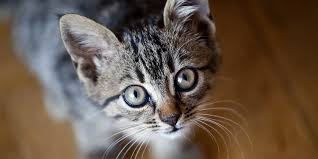
#> input picture python/opencv/cat.jpeg, 318 x 159 px
$ python mask.py --image cat.jpeg
#> lines starting #> are read from the running program, lines starting #| are printed output that depends on the picture; after the words box and inside, x2 and y2 are one past the last pixel; in counts of white or black regions, pixels touching at a corner belong together
import numpy as np
import cv2
import argparse

#This is parsing the image
# fetching the arguments and save in dictionary
ap = argparse.ArgumentParser() #parse command line arguments
ap.add_argument("-i", "--image", required = True, help="Path to the image") #pass image from command line labelled as argument "-image"
args = vars(ap.parse_args()) #parse the arguments and store them in a dictionary

# loading and converting the image into numpy array
# printing the corresponding values
image = cv2.imread(args["image"])
#> image is the input picture: shape (159, 318, 3); mean B, G, R 75.4, 88.7, 105

#Showing the original image
cv2.imshow("This is original of the image", image)
#showtime
cv2.waitKey(0)

#Rectangular mask
#Create numpyarray (i.e canvas) which is filled with zeros with exact width and height of image
mask = np.zeros(image.shape[:2], dtype="uint8") #canvas filled with zero; zero i.e fill with black
(cX, cY) = (image.shape[1]//2, image.shape[0]//2) #centerpoint
#> cX = 159; cY = 79
cv2.rectangle(mask, (cX-50, cY-50), (cX+50, cY+50), 255, -1) # ..(mask, startingpoint(from midpoint), endingpoint(from midpoint), 255 i.ewhite color, filled)
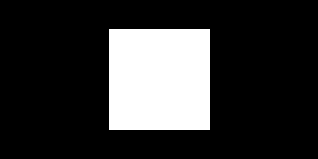
#> mask: shape (159, 318); 20.2% white; 1 white region, box (x1, y1, x2, y2) and area: (109, 29, 210, 130) 10201
#showing
cv2.imshow("Rectangular Masking", mask)
#showtime
cv2.waitKey(0)

masked = cv2.bitwise_and(image, image, mask=mask)
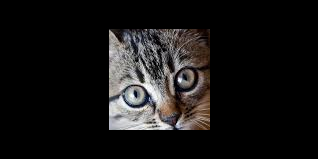
#> masked: shape (159, 318, 3); mean B, G, R 20.8, 21.2, 22.5
#showing
cv2.imshow("Rectangular Masking image now", masked)
#showtime
cv2.waitKey(0)

#Circular mask
#Create numpyarray (i.e canvas) which is filled with zeros with exact width and height of image
mask = np.zeros(image.shape[:2], dtype="uint8") #canvas filled with zero
(cX, cY) = (image.shape[1]//2, image.shape[0]//2) #centerpoint
cv2.circle(mask, (cX, cY), 50, 255, -1) # ..(mask, startingpoint(from midpoint), radius, white color, filled)
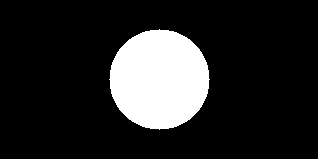
#> mask: shape (159, 318); 15.5% white; 1 white region, box (x1, y1, x2, y2) and area: (109, 29, 210, 130) 7845
#showing
cv2.imshow("Circular Masking", mask)
#showtime
cv2.waitKey(0)

masked = cv2.bitwise_and(image, image, mask=mask)
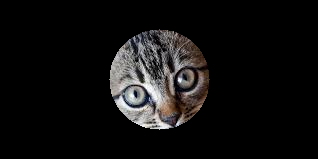
#> masked: shape (159, 318, 3); mean B, G, R 16, 16.2, 17.1
#showing
cv2.imshow("Circular Masking image now", masked)
#showtime
cv2.waitKey(0)

$ run again, on python/opencv/cing.jpg
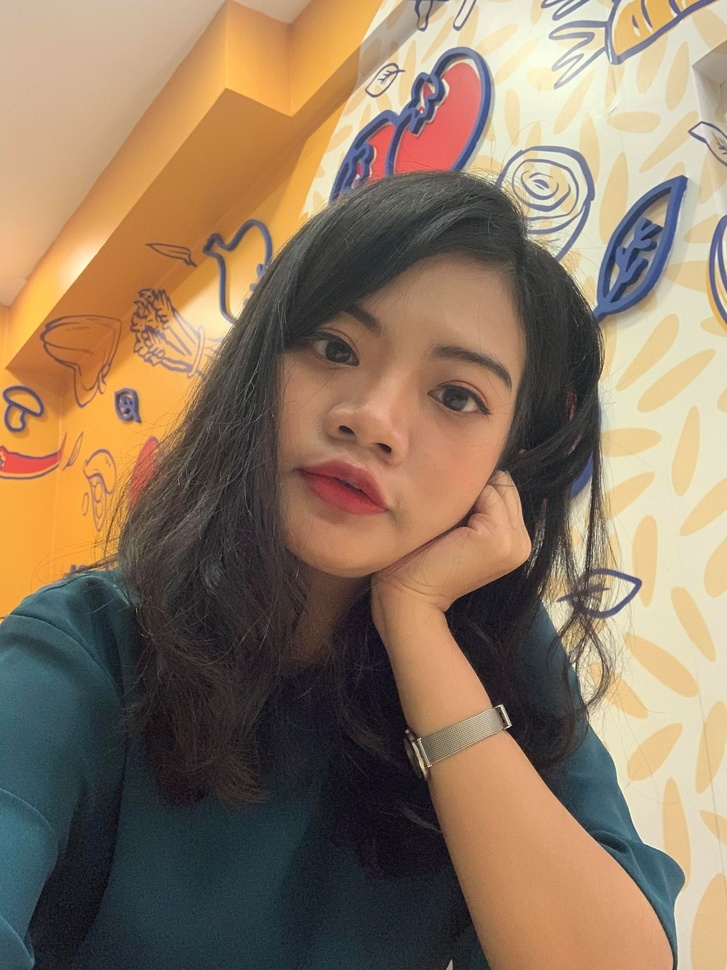
#> input picture python/opencv/cing.jpg, 727 x 970 px, shrunk from 1536 x 2048 before the run
#> image is the input picture: shape (970, 727, 3); mean B, G, R 98, 120.7, 142.9
#> `cv2.rectangle(mask, (cX-50, cY-50), (cX+50, cY+50), 255, -1)`:
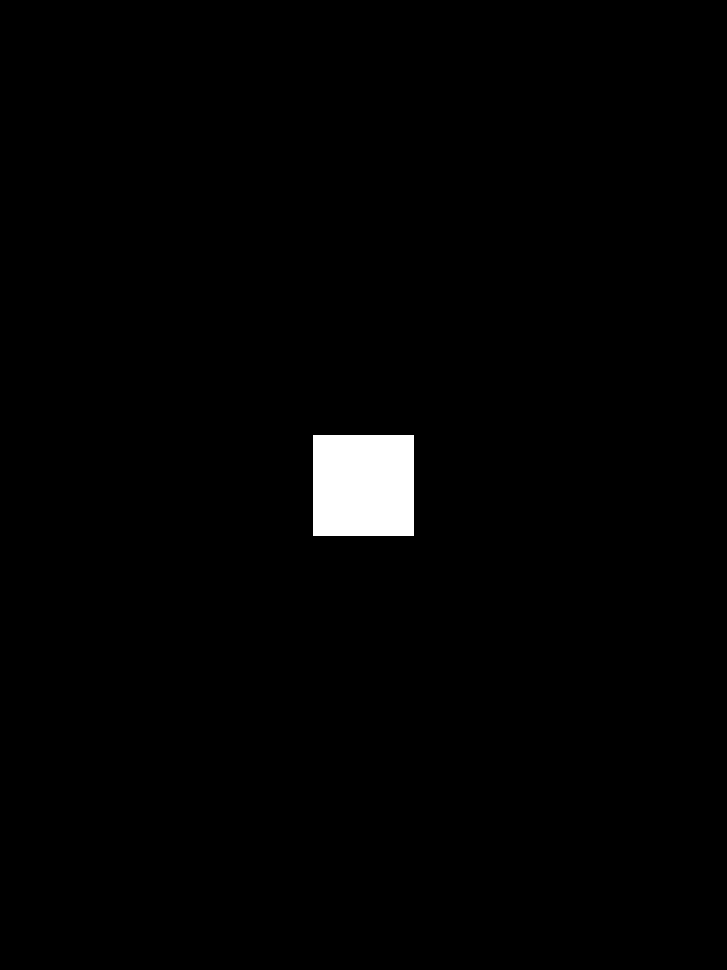
#> mask: shape (970, 727); 1.4% white; 1 white region, box (x1, y1, x2, y2) and area: (313, 435, 414, 536) 10201
#> `cv2.circle(mask, (cX, cY), 50, 255, -1)`:
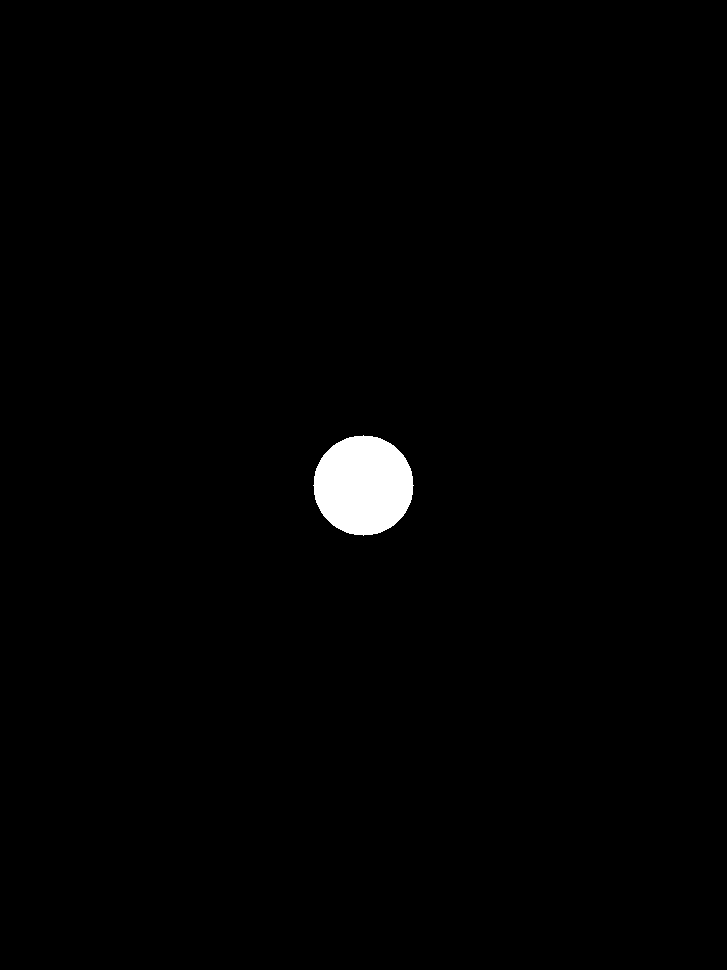
#> mask: shape (970, 727); 1.1% white; 1 white region, box (x1, y1, x2, y2) and area: (313, 435, 414, 536) 7845

$ run again, on python/opencv/cing1.png
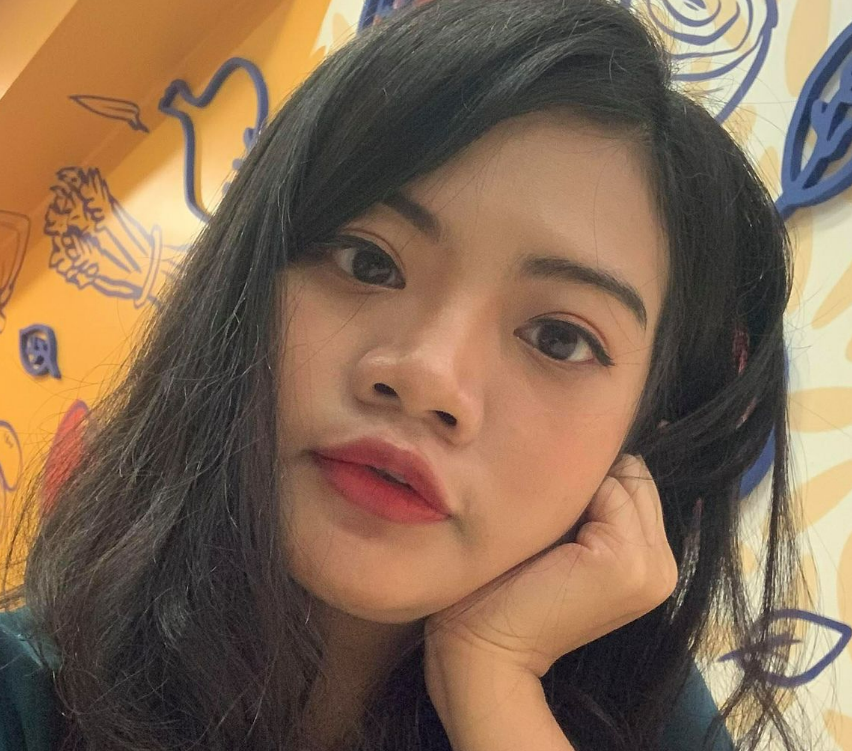
#> input picture python/opencv/cing1.png, 852 x 751 px
#> image is the input picture: shape (751, 852, 3); mean B, G, R 82.8, 105.2, 130.9
#> `cv2.rectangle(mask, (cX-50, cY-50), (cX+50, cY+50), 255, -1)`:
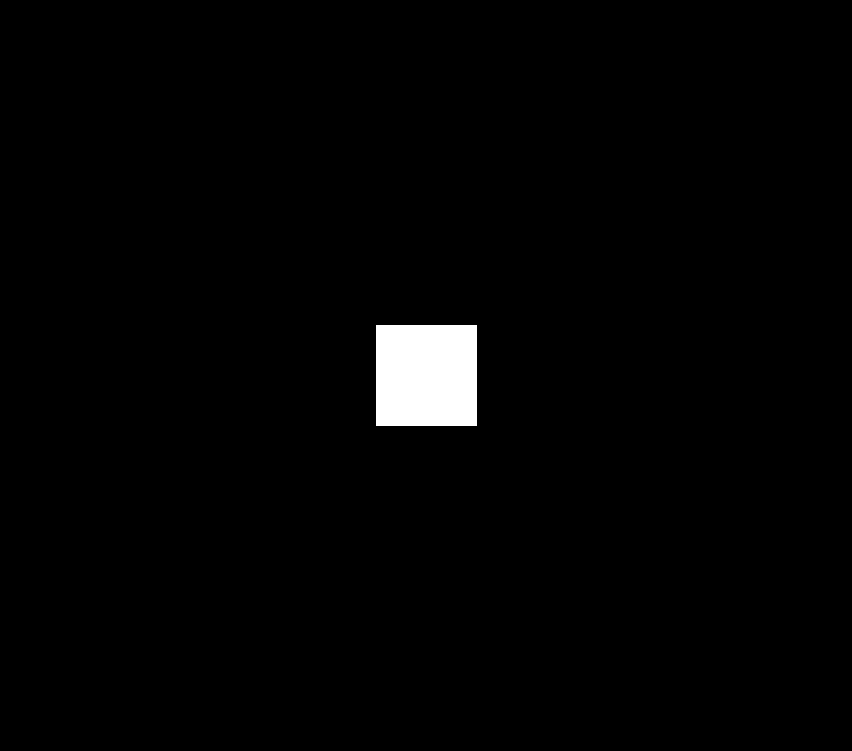
#> mask: shape (751, 852); 1.6% white; 1 white region, box (x1, y1, x2, y2) and area: (376, 325, 477, 426) 10201
#> `cv2.circle(mask, (cX, cY), 50, 255, -1)`:
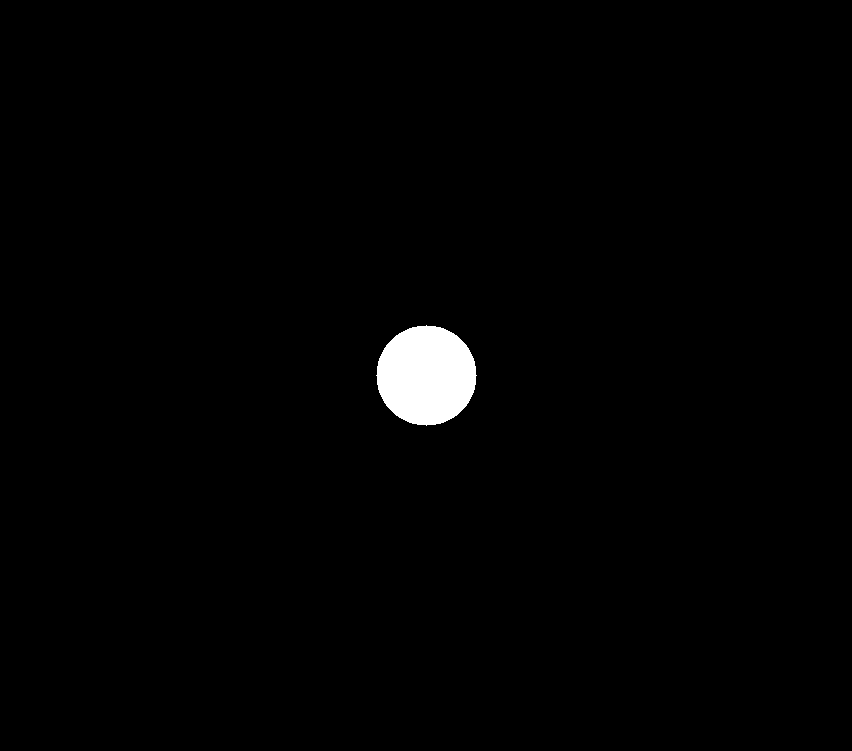
#> mask: shape (751, 852); 1.2% white; 1 white region, box (x1, y1, x2, y2) and area: (376, 325, 477, 426) 7845
